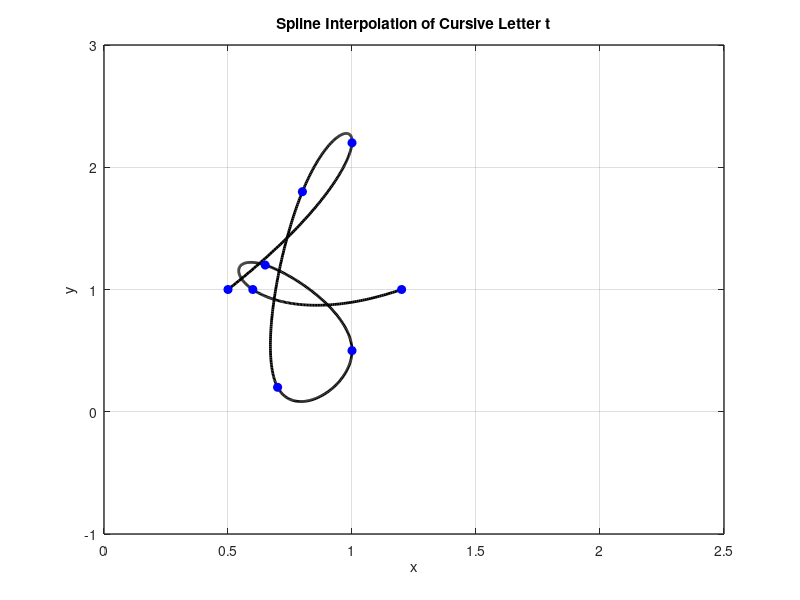

MATLAB code for this plot:
x = [0.5 1 0.8 0.7 1 0.65 0.6 1.2];
y = [1 2.2 1.8 0.2 0.5 1.2 1 1];

n = length(x);
t = 0:n-1; % Parametric coordinate t
tt = 0:0.01:n-1; % More dense coordinate tt for spline interpolation

% Compute spline interpolation
xx = spline(t, x, tt);
yy = spline(t, y, tt);

% Plot settings
figure(1)
plot(xx, yy, 'k', 'LineWidth', 2) % plot spline
hold on
plot(x, y, 'bo', 'MarkerFaceColor', 'b') % plot data points
axis([0 2.5 -1 3])
grid on
title('Spline Interpolation of Cursive Letter t')
xlabel('x')
ylabel('y')
set(gca, 'FontSize', 10, 'LineWidth', 1)
grid on